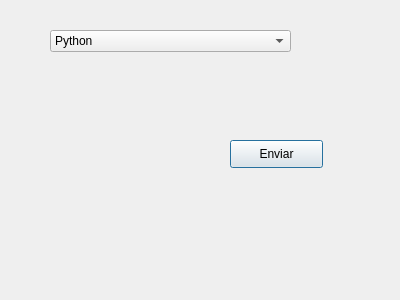
<?xml version="1.0" encoding="UTF-8"?>
<ui version="4.0">
 <class>Dialog</class>
 <widget class="QDialog" name="Dialog">
  <property name="geometry">
   <rect>
    <x>0</x>
    <y>0</y>
    <width>400</width>
    <height>300</height>
   </rect>
  </property>
  <property name="windowTitle">
   <string>Dialog</string>
  </property>
  <widget class="QComboBox" name="comboBox">
   <property name="geometry">
    <rect>
     <x>50</x>
     <y>30</y>
     <width>241</width>
     <height>22</height>
    </rect>
   </property>
   <item>
    <property name="text">
     <string>Python</string>
    </property>
   </item>
   <item>
    <property name="text">
     <string>PHP</string>
    </property>
   </item>
   <item>
    <property name="text">
     <string>Java</string>
    </property>
   </item>
   <item>
    <property name="text">
     <string>Pascal</string>
    </property>
   </item>
  </widget>
  <widget class="QPushButton" name="botonEnviar">
   <property name="geometry">
    <rect>
     <x>230</x>
     <y>140</y>
     <width>93</width>
     <height>28</height>
    </rect>
   </property>
   <property name="text">
    <string>Enviar</string>
   </property>
  </widget>
  <widget class="QLabel" name="label">
   <property name="geometry">
    <rect>
     <x>40</x>
     <y>260</y>
     <width>261</width>
     <height>16</height>
    </rect>
   </property>
   <property name="text">
    <string/>
   </property>
  </widget>
 </widget>
 <resources/>
 <connections/>
</ui>
